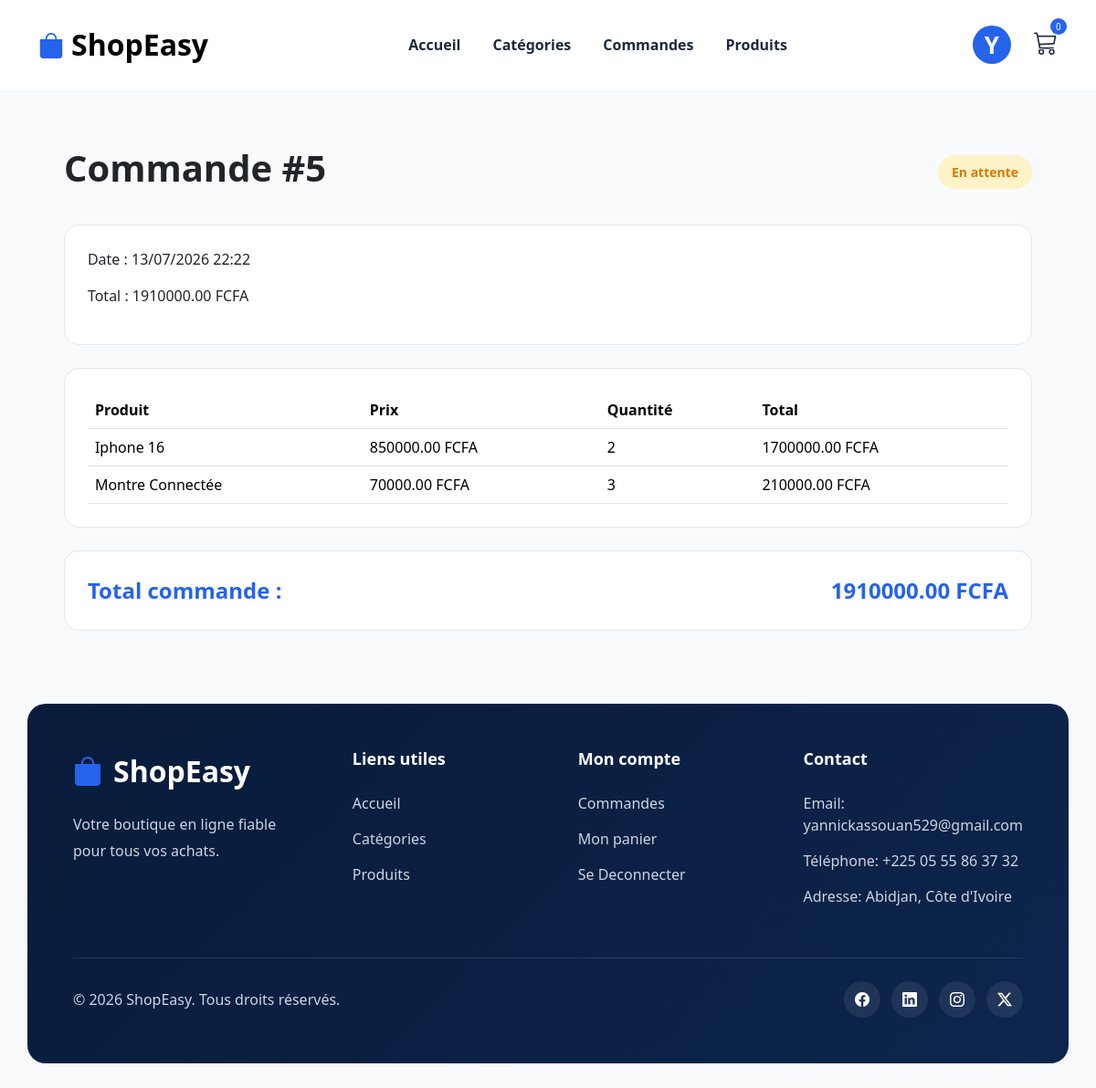
The page /order/5/ (signed in) on the database its author committed.
### store/models.py (models this page shows, shortened)
class Order(models.Model):
    STATUS_CHOICES = (
        ('pending', 'En attente'),
        ('processing', 'En traitement'),
        ('shipped', 'Expédiée'),
        ('delivered', 'Livrée'),
    )
    user = models.ForeignKey(
        User,
        on_delete=models.CASCADE
    )
    total = models.DecimalField(
        max_digits=10,
        decimal_places=2,
        default=0
    )
    status = models.CharField(
        max_length=20,
        choices=STATUS_CHOICES,
        default='pending'
    )
    created_at = models.DateTimeField(
        auto_now_add=True
    )

class OrderItem(models.Model):
    order = models.ForeignKey(
        Order,
        on_delete=models.CASCADE,
        related_name='items'
    )
    product = models.ForeignKey(
        Product,
        on_delete=models.CASCADE
    )
    quantity = models.PositiveIntegerField()
    price = models.DecimalField(
        max_digits=10,
        decimal_places=2
    )
    def subtotal(self):
        return self.quantity * self.price

class Product(models.Model):
    name = models.CharField(max_length=200)
    description = models.TextField()
    category = models.ForeignKey(
        Category,
        on_delete=models.CASCADE,
        related_name='products'
    )
    price = models.DecimalField(
        max_digits=10,
        decimal_places=2
    )
    stock = models.PositiveIntegerField(default=0)
    image = models.ImageField(
        upload_to='products/',
        blank=True,
        null=True
    )
    created_at = models.DateTimeField(
        auto_now_add=True
    )

### store/views.py (the view)
# urls.py: path('order/<int:order_id>/',views.order_detail,name='order_detail'),
@login_required(login_url='login')
def order_detail(request, order_id):
    order = get_object_or_404(
        Order,
        id=order_id,
        user=request.user
    )
    return render(
        request,
        'order_detail.html',
        {
            'order': order
        }
    )

### store/context_processor.py (called while the page is built)
def cart_counter(request):
    count = 0
    if request.user.is_authenticated:
        cart, created = Cart.objects.get_or_create(
            user=request.user
        )
        count = sum(
            item.quantity
            for item in cart.items.all()
        )
    return {
        'cart_count': count
    }

### store/templates/order_detail.html
{% extends 'base.html' %}
{% block content %}
<section class="order-detail-section">
    <div class="order-header">
        <h1>
            Commande #{{ order.id }}
        </h1>
        <span class="status-badge status-{{ order.status }}">
            {{ order.get_status_display }}
        </span>
    </div>
    <div class="order-info">
        <p>
            Date :
            {{ order.created_at|date:"d/m/Y H:i" }}
        </p>
        <p>
            Total :
            {{ order.total }} FCFA
        </p>
    </div>
    <div class="order-products-card">
        <table class="table">
            <thead>
                <tr>
                    <th>Produit</th>
                    <th>Prix</th>
                    <th>Quantité</th>
                    <th>Total</th>
                </tr>
            </thead>
            <tbody>
                {% for item in order.items.all %}
                <tr>
                    <td>
                        {{ item.product.name }}
                    </td>
                    <td>
                        {{ item.price }} FCFA
                    </td>
                    <td>
                        {{ item.quantity }}
                    </td>
                    <td>
                        {{ item.subtotal }} FCFA
                    </td>
                </tr>
                {% endfor %}
            </tbody>
        </table>
    </div>
    <div class="order-total-card">
        Total commande :
        <span>
            {{ order.total }} FCFA
        </span>
    </div>
</section>
{% endblock %}

### store/templates/base.html (shortened to what this page needs)
{% load static %}
<!DOCTYPE html>
<html lang="fr">
<head>
    <link
        href="https://cdn.jsdelivr.net/npm/bootstrap@5.3.3/dist/css/bootstrap.min.css"
        rel="stylesheet">
    <link
        rel="stylesheet"
        href="https://cdn.jsdelivr.net/npm/bootstrap-icons@1.11.3/font/bootstrap-icons.min.css">
    <link rel="stylesheet"
          href="{% static 'css/style.css' %}">
</head>
<body>
<nav class="navbar navbar-expand-lg navbar-custom">
    <div class="container">
        <a class="navbar-brand fw-bold d-flex align-items-center"
           href="/">
            <i class="bi bi-bag-fill logo-icon"></i>
            <span class="ms-2">
                ShopEasy
            </span>
        </a>
        <div class="collapse navbar-collapse" id="navbarContent">
            <div class="main-menu mx-auto">
                <a href="/">Accueil</a>
                <a href="{% url 'categories' %}">
                    Catégories
                </a>
                <a href="{% url 'my_orders' %}">
                    Commandes
                </a>
                <a href="{% url 'products' %}">
                    Produits
                </a>
            </div>
            <div class="nav-icons">
                {% if user.is_authenticated %}
                    <div class="user-menu">
                        <a href="{% url 'profile' %}">
                            <div class="user-avatar">
                                {{ request.user.email|first|upper }}
                            </div>
                        </a>
                    </div>
                {% else %}
                    <a href="{% url 'login' %}">
                        <i class="bi bi-person"></i>
                    </a>
                {% endif %}
                <a href="{% url 'cart' %}">
                    <i class="bi bi-cart3"></i>
                    <span class="cart-badge">
                        {{ cart_count }}
                    </span>
                </a>
            </div>
        </div>
    </div>
</nav>
<div class="container">
    {% block content %}
    {% endblock %}
</div>
<footer class="footer">
    <div class="footer-container">
        <div class="footer-col">
            <div class="footer-logo">
                <i class="bi bi-bag-fill"></i>
                <h3>ShopEasy</h3>
            </div>
            <p>
                Votre boutique en ligne fiable
                pour tous vos achats.
            </p>
        </div>
        <div class="footer-col">
            <h4>Liens utiles</h4>
            <ul>
                <li><a href="/">Accueil</a></li>
                <li> <a href="{% url 'categories' %}">
                        Catégories
                    </a>
                </li>
                <li>
                    <a href="{% url 'products' %}">
                        Produits
                    </a>
                </li>
            </ul>
        </div>
        <div class="footer-col">
            <h4>Mon compte</h4>
            <ul>
                <li> <a href="{% url 'my_orders' %}">Commandes</a></li>
                <li><a href="{% url 'cart' %}">Mon panier</a></li>
                {% if user.is_authenticated %}
                <li><a href="{% url 'logout' %}">Se Deconnecter</a></li>
                {% else %}
                <li><a href="{% url 'login' %}">Se connecter</a></li>
                <li><a href="{% url 'register' %}">S'inscrire</a></li>
                {% endif %}
            </ul>
        </div>
        <div class="footer-col">
            <h4>Contact</h4>
            <ul>
                <li>Email: yannickassouan529@gmail.com</li>
                <li>Téléphone: +225  05 55 86 37 32</li>
                <li>Adresse: Abidjan, Côte d'Ivoire</li>
            </ul>
        </div>
    </div>
    <div class="footer-bottom">
        <p>
            © 2026 ShopEasy. Tous droits réservés.
        </p>
        <div class="social-icons">
            <a href="#">
                <i class="bi bi-facebook"></i>
            </a>
            <a href="#">
                <i class="bi bi-linkedin"></i>
            </a>
            <a href="#">
                <i class="bi bi-instagram"></i>
            </a>
            <a href="#">
                <i class="bi bi-twitter-x"></i>
            </a>
        </div>
    </div>
</footer>
</body>
</html>

### store/static/css/style.css (style rules this page uses)
body { background:#f8fafc; padding-top:110px; }
.navbar-custom { position: fixed; top: 0; left: 0; width: 100%; background: white; padding: 20px 0; z-index: 1000; }
.logo-icon { color:#2563eb; font-size:28px; }
.navbar-brand { font-size:32px; }
.nav-icons { display:flex; gap:25px; }
.nav-icons a { position:relative; color:#1e293b; text-decoration:none; font-size:26px; }
.cart-badge { position:absolute; top:-8px; right:-10px; background:#2563eb; color:white; width:18px; height:18px; border-radius:50%; font-size:10px; display:flex; justify-content:center; align-items:center; }
.main-menu { display:flex; align-items:center; gap:35px; }
.main-menu a { position:relative; text-decoration:none; color:#1e293b; font-weight:600; padding:5px 0; }
.main-menu a::after { content:""; position:absolute; left:50%; bottom:-5px; width:0; height:3px; background:#2563eb; transform:translateX(-50%); transition:0.5s; }
.footer { width:95%; margin:80px auto 30px; background:linear-gradient( 135deg, #081b3a, #0d254d ); border-radius:20px; padding:50px; color:white; }
.footer-container { display:grid; grid-template-columns: 1.3fr 1fr 1fr 1.2fr; gap:50px; }
.footer-logo { display:flex; align-items:center; gap:12px; margin-bottom:20px; }
.footer-logo i { font-size:32px; color:#2563eb; }
.footer-logo h3 { margin:0; font-size:32px; font-weight:700; }
.footer-col p { color:#cbd5e1; line-height:1.8; }
.footer-col h4 { margin-bottom:25px; font-size:18px; font-weight:600; }
.footer-col ul { list-style:none; padding:0; margin:0; }
.footer-col ul li { margin-bottom:15px; color:#cbd5e1; }
.footer-col ul li a { text-decoration:none; color:#cbd5e1; transition:.3s; }
.footer-bottom { margin-top:40px; padding-top:25px; border-top:1px solid rgba(255,255,255,.1); display:flex; justify-content:space-between; align-items:center; }
.footer-bottom p { margin:0; color:#cbd5e1; }
.social-icons { display:flex; gap:12px; }
.social-icons a { width:40px; height:40px; border-radius:50%; background:rgba(255,255,255,.08); display:flex; justify-content:center; align-items:center; text-decoration:none; color:white; transition:.3s; }
.status-badge { padding:8px 15px; border-radius:30px; font-size:14px; font-weight:600; }
.status-pending { background:#FEF3C7; color:#D97706; }
.order-detail-section { width:95%; margin:50px auto 80px; }
.order-header { display:flex; justify-content:space-between; align-items:center; margin-bottom:30px; }
.order-header h1 { font-size:40px; font-weight:700; }
.order-info { background:white; border-radius:16px; padding:25px; margin-bottom:25px; border:1px solid #e5e7eb; }
.order-products-card { background:white; border-radius:16px; padding:25px; border:1px solid #e5e7eb; }
.order-products-card table { margin-bottom:0; }
.order-total-card { margin-top:25px; background:white; border-radius:16px; padding:25px; border:1px solid #e5e7eb; display:flex; justify-content:space-between; font-size:24px; font-weight:700; color:#2563eb; }
.user-menu { position:relative; }
.user-avatar { width:42px; height:42px; border-radius:50%; background:#2563eb; color:white; display:flex; justify-content:center; align-items:center; font-weight:700; cursor:pointer; }

### rows shown on the page
Order: id "5", status "En attente", created_at "13/07/2026 22:22", total "1910000.00"
OrderItem: product.name "Iphone 16", price "850000.00", quantity "2", subtotal "1700000.00"
OrderItem: product.name "Montre Connectée", price "70000.00", quantity "3", subtotal "210000.00"

### other values the page prints
{{ request.user.email|first|upper }} "Y"
{{ cart_count }} "0"
